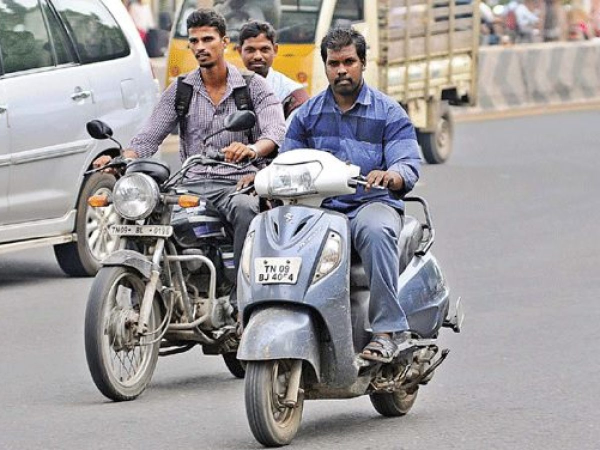
#> input picture data/images/train/helemet13.jpg, 1200 x 900 px, found by its file name (shown at 1/2 size); its folder holds 4 pictures in this run
$ python preprocess.py
#> lines starting #> are read from the running program, lines starting #| are printed output that depends on the picture
import cv2
import os

def preprocess_images(input_folder, output_folder, size=(640, 640)):
#> called with size = (640, 640)
    if not os.path.exists(output_folder):
        os.makedirs(output_folder)

    for filename in os.listdir(input_folder):
        if filename.lower().endswith(('.png', '.jpg', '.jpeg')):
            img_path = os.path.join(input_folder, filename)
            image = cv2.imread(img_path)
#> image is the input picture: shape (900, 1200, 3); mean B, G, R 154.3, 153, 156.5
            if image is None:
                print(f"Skipping (not readable): {filename}")
                continue

            resized = cv2.resize(image, size)
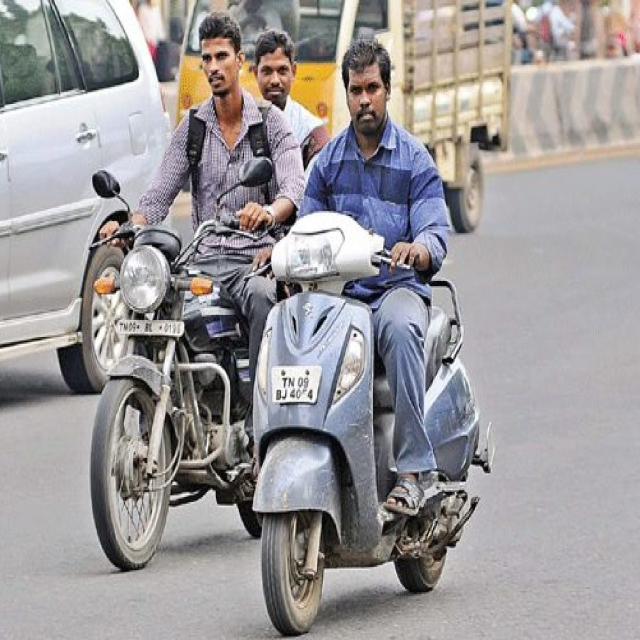
#> resized: shape (640, 640, 3); mean B, G, R 154.2, 152.9, 156.4
#> pass 3 of the loop in preprocess_images, `for filename in os.listdir(input_folder):`:
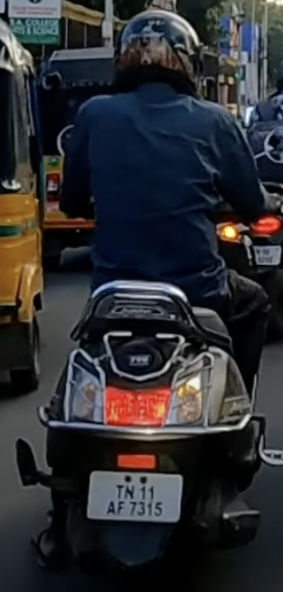
#> input picture data/images/train/helemt4.jpg, 283 x 592 px, found by its file name
#> in preprocess_images, image is the input picture: shape (592, 283, 3); mean B, G, R 49.5, 46.1, 45.4
#> in preprocess_images, `resized = cv2.resize(image, size)`:
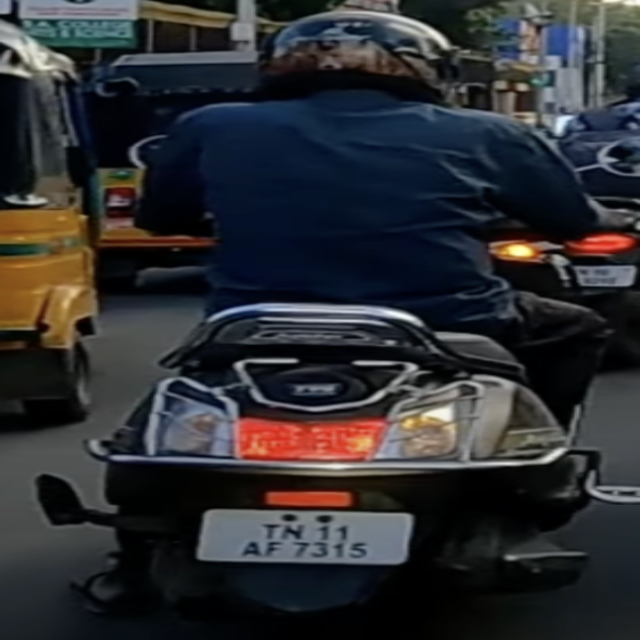
#> resized: shape (640, 640, 3); mean B, G, R 49.4, 46, 45.3
#> the loop made 4 passes; the first 3 are shown
            output_path = os.path.join(output_folder, os.path.splitext(filename)[0] + ".jpg")
            cv2.imwrite(output_path, resized)
            print(f"Processed: {filename}")

input_dir = r"C:\Users\dell\OneDrive\Desktop\HelmetNumberplate\data\images\train"
output_dir = r"C:\Users\dell\OneDrive\Desktop\HelmetNumberplate\dataset\train"
preprocess_images(input_dir, output_dir)
